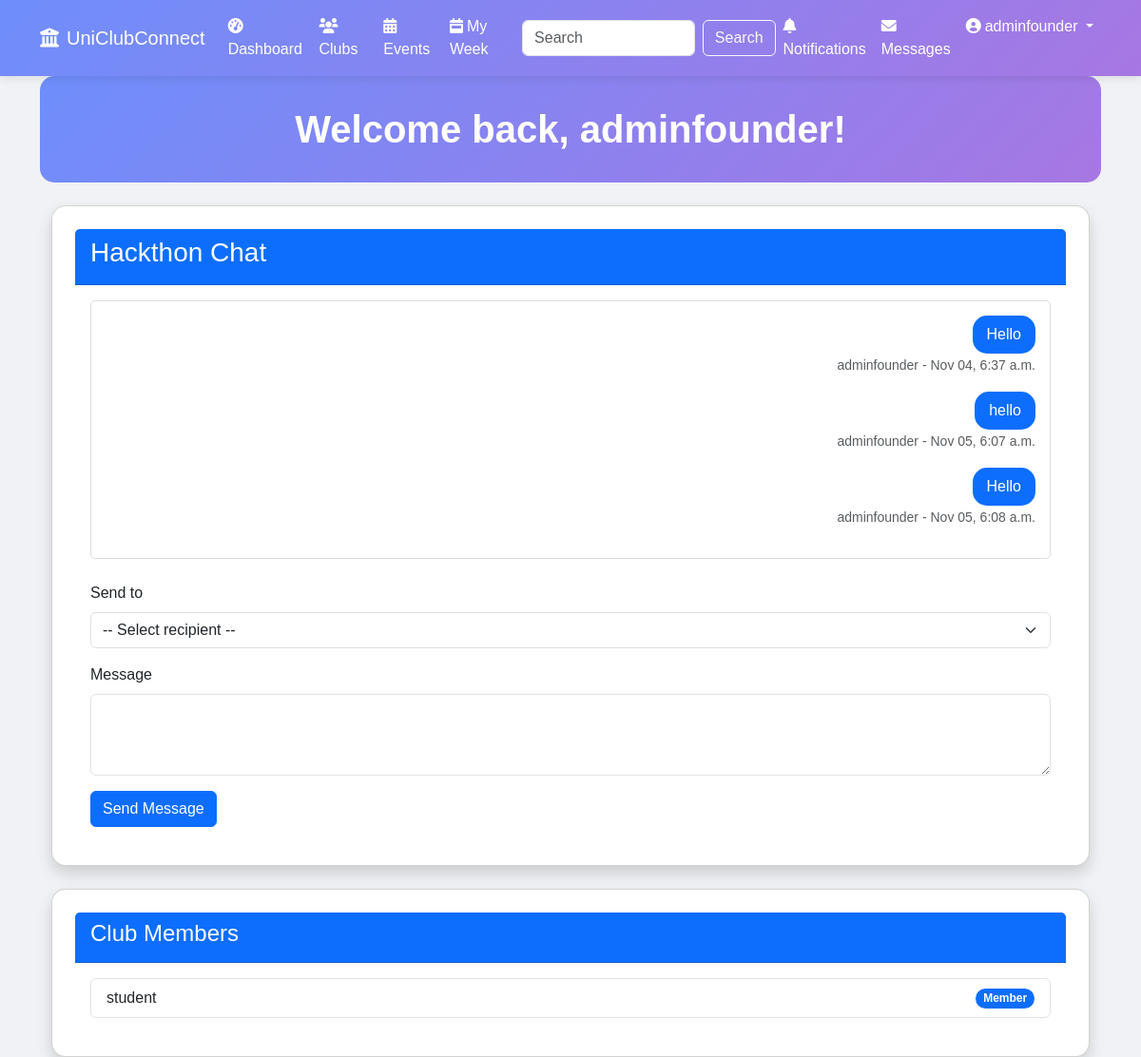
Screenshot of /clubs/1/chat/ (signed in) with the database file from the repository.
### accounts/models.py (models this page shows, shortened)
class User(AbstractUser):
    USER_TYPE_CHOICES = (
        ('admin', 'Admin'),
        ('student', 'Student'),
        ('founder', 'Founder'),
    )
    user_type = models.CharField(max_length=10, choices=USER_TYPE_CHOICES, default='student')
    profile_picture = models.ImageField(upload_to='profile_pics/', null=True, blank=True)
    department = models.CharField(max_length=100, blank=True)
    bio = models.TextField(blank=True)
    last_seen = models.DateTimeField(null=True, blank=True)

### clubs/models.py (models this page shows, shortened)
class Club(models.Model):
    name = models.CharField(max_length=100)
    short_description = models.CharField(max_length=200)
    long_description = models.TextField()
    domain_tags = models.CharField(max_length=200, help_text="Comma separated tags")
    founders = models.ManyToManyField(settings.AUTH_USER_MODEL, related_name='founded_clubs')
    president = models.ForeignKey(settings.AUTH_USER_MODEL, on_delete=models.SET_NULL, null=True, blank=True, related_name='club_president')
    vice_president = models.ForeignKey(settings.AUTH_USER_MODEL, on_delete=models.SET_NULL, null=True, blank=True, related_name='club_vice_president')
    faculty_advisor = models.CharField(max_length=100, blank=True)
    logo = models.ImageField(upload_to='club_logos/', null=True, blank=True)
    created_at = models.DateTimeField(auto_now_add=True)
    updated_at = models.DateTimeField(auto_now=True)
    favorited_by = models.ManyToManyField(settings.AUTH_USER_MODEL, related_name='favorite_clubs', blank=True)

class Message(models.Model):
    sender = models.ForeignKey(settings.AUTH_USER_MODEL, on_delete=models.CASCADE, related_name='sent_messages')
    receiver = models.ForeignKey(settings.AUTH_USER_MODEL, on_delete=models.CASCADE, related_name='received_messages')
    club = models.ForeignKey(Club, on_delete=models.CASCADE, null=True, blank=True)
    content = models.TextField()
    created_at = models.DateTimeField(auto_now_add=True)
    is_read = models.BooleanField(default=False)

class Membership(models.Model):
    STATUS_CHOICES = (
        ('pending', 'Pending'),
        ('approved', 'Approved'),
        ('rejected', 'Rejected'),
    )
    user = models.ForeignKey(settings.AUTH_USER_MODEL, on_delete=models.CASCADE)
    club = models.ForeignKey(Club, on_delete=models.CASCADE)
    status = models.CharField(max_length=10, choices=STATUS_CHOICES, default='pending')
    joined_at = models.DateTimeField(auto_now_add=True)
    class Meta:
        unique_together = ('user', 'club')

### clubs/views.py (the view, shortened to what this page needs)
# urls.py: path('<int:club_id>/chat/', views.club_chat, name='club_chat'),
@login_required
def club_chat(request, club_id):
    club = get_object_or_404(Club, id=club_id)
    is_founder = club.founders.filter(id=request.user.id).exists()
    is_member = Membership.objects.filter(user=request.user, club=club, status='approved').exists()
    if not (is_founder or is_member):
        messages.error(request, "You must be a founder or member to access the club chat.")
        return redirect('club_detail', club_id=club.id)
    members = Membership.objects.filter(club=club, status='approved')
    if is_founder:
        recipient_users = User.objects.filter(id__in=members.values_list('user_id', flat=True)) | User.objects.filter(user_type='admin')
    else:
        recipient_users = club.founders.all()
    recipient_users = recipient_users.distinct().order_by('username')
    messages_qs = Message.objects.filter(club=club).order_by('created_at')
    context = {
        'club': club,
        'members': members,
        'is_founder': is_founder,
        'recipient_users': recipient_users,
        'messages': messages_qs,
    }
    return render(request, 'clubs/club_chat.html', context)

### dashboard/context_processors.py (called while the page is built)
def notification_count(request):
    if request.user.is_authenticated:
        unread_count = Notification.objects.filter(user=request.user, is_read=False).count()
        return {
            'unread_notification_count': unread_count
        }
    return {
        'unread_notification_count': 0
    }

### sitetheme/context_processors.py (called while the page is built)
def theme_settings(request):
    try:
        settings = ThemeSettings.objects.get(pk=1)
    except ThemeSettings.DoesNotExist:
        settings = None
    return {'theme_settings': settings}

### templates/clubs/club_chat.html (shortened to what this page needs)
{% extends 'base.html' %}
{% block content %}
<div class="container mt-4">
    <div class="card shadow">
        <div class="card-header bg-primary text-white">
            <h3>{{ club.name }} Chat</h3>
        </div>
        <div class="card-body">
            <div class="chat-messages mb-4" style="max-height: 400px; overflow-y: auto; border: 1px solid #ddd; padding: 15px; border-radius: 5px;">
                {% for message in messages %}
                <div class="message {% if message.sender == user %}text-end{% endif %} mb-3">
                    <div class="message-content {% if message.sender == user %}bg-primary text-white{% else %}bg-light{% endif %}"
                         style="display: inline-block; padding: 8px 15px; border-radius: 15px; max-width: 80%;">
                        <p class="mb-0">{{ message.content }}</p>
                    </div>
                    <div class="message-info">
                        <small class="text-muted">{{ message.sender.username }} - {{ message.created_at|date:"M d, g:i a" }}</small>
                    </div>
                </div>
                {% empty %}
                <div class="text-center text-muted">
                    <p>No messages yet. Start the conversation!</p>
                </div>
                {% endfor %}
            </div>
            <form method="post">
                <div class="mb-3">
                    <label for="receiver_id" class="form-label">Send to</label>
                    <select id="receiver_id" name="receiver_id" class="form-select" required>
                        <option value="">-- Select recipient --</option>
                    </select>
                </div>
                <div class="mb-3">
                    <label for="content" class="form-label">Message</label>
                    <textarea id="content" name="content" class="form-control" rows="3" required></textarea>
                </div>
                <button type="submit" class="btn btn-primary">Send Message</button>
            </form>
        </div>
    </div>
    <div class="card shadow mt-4">
        <div class="card-header bg-primary text-white">
            <h4>Club Members</h4>
        </div>
        <div class="card-body">
            <ul class="list-group">
                {% for member in members %}
                <li class="list-group-item d-flex justify-content-between align-items-center">
                    {{ member.user.username }}
                    <span class="badge bg-primary rounded-pill">Member</span>
                </li>
                {% endfor %}
            </ul>
        </div>
    </div>
</div>
{% endblock %}

### templates/base.html (shortened to what this page needs)
{% load static %}
<!DOCTYPE html>
<html lang="en">
<head>
    <link href="https://cdn.jsdelivr.net/npm/bootstrap@5.3.0-alpha1/dist/css/bootstrap.min.css" rel="stylesheet">
    <link rel="stylesheet" href="https://cdnjs.cloudflare.com/ajax/libs/font-awesome/6.0.0/css/all.min.css">
    <link rel="stylesheet" href="{% static 'css/dynamic_theme.css' %}">
</head>
<body>
    <nav class="navbar navbar-expand-lg navbar-dark">
        <div class="container">
            <a class="navbar-brand" href="{% url 'home' %}">
                <i class="fas fa-university me-2"></i>UniClubConnect
            </a>
            <div class="collapse navbar-collapse" id="navbarNav">
                <ul class="navbar-nav me-auto">
                    <li class="nav-item">
                        <a class="nav-link" href="{% url 'dashboard' %}">
                            <i class="fas fa-tachometer-alt me-1"></i>Dashboard
                        </a>
                    </li>
                    <li class="nav-item">
                        <a class="nav-link" href="{% url 'manage_clubs' %}">
                            <i class="fas fa-users me-1"></i>Clubs
                        </a>
                    </li>
                    <li class="nav-item">
                        <a class="nav-link" href="{% url 'events' %}">
                            <i class="fas fa-calendar-alt me-1"></i>Events
                        </a>
                    </li>
                    <li class="nav-item">
                        <a class="nav-link" href="{% url 'my_week' %}">
                            <i class="fas fa-calendar-week me-1"></i>My Week
                        </a>
                    </li>
                </ul>
                <form class="d-flex me-auto" action="{% url 'search' %}" method="get">
                    <input class="form-control me-2" type="search" name="q" placeholder="Search" aria-label="Search">
                    <button class="btn btn-outline-light" type="submit">Search</button>
                </form>
                <ul class="navbar-nav">
                    <li class="nav-item">
                        <a class="nav-link notification-icon" href="{% url 'notifications' %}">
                            <i class="fas fa-bell me-1"></i>Notifications
                        </a>
                    </li>
                    <li class="nav-item">
                        <a class="nav-link message-icon" href="{% url 'chat' %}">
                            <i class="fas fa-envelope me-1"></i>Messages
                        </a>
                    </li>
                    {% if user.is_authenticated %}
                    <li class="nav-item dropdown">
                        <a class="nav-link dropdown-toggle" href="#" id="navbarDropdown" role="button" data-bs-toggle="dropdown" aria-expanded="false">
                            <i class="fas fa-user-circle me-1"></i>{{ user.username }}
                        </a>
                    </li>
                    {% endif %}
                </ul>
            </div>
        </div>
    </nav>
    <div class="container main-content">
        {% if user.is_authenticated %}
        <div class="header">
            <h1>Welcome back, {{ user.username }}!</h1>
        </div>
        {% endif %}
        {% block content %}{% endblock %}
    </div>
</body>
</html>

### static/css/dynamic_theme.css (style rules this page uses)
body { font-family: 'Poppins', sans-serif; background-color: #f0f2f5; color: #333; transition: background-color 0.3s, color 0.3s; }
.card { background: #fff; border-radius: 15px; box-shadow: 0 4px 20px rgba(0, 0, 0, 0.05); padding: 1.5rem; transition: transform 0.3s, box-shadow 0.3s; }
.header { background: linear-gradient(135deg, #6e8efb, #a777e3); color: #fff; padding: 2rem; border-radius: 15px; text-align: center; }
.header h1 { font-size: 2.5rem; font-weight: 700; margin: 0; }
.card, .header { animation: fadeIn 0.5s ease-out; }
.navbar { background: linear-gradient(135deg, #6e8efb, #a777e3); box-shadow: 0 2px 10px rgba(0, 0, 0, 0.1); }
.navbar-brand, .nav-link, .navbar-toggler-icon { color: #fff !important; }
.navbar-brand .fa-university, .nav-link .fas { color: #fff; transition: color 0.3s; }

### templates/clubs/club_chat.html (style rules this page uses)
.chat-messages { display: flex; flex-direction: column; }

### rows the page displays
User: username "adminfounder"
Club: name "Hackthon"
Message: content "Hello", sender.username "adminfounder", created_at "Nov 04, 6:37 a.m."
Message: content "hello", sender.username "adminfounder", created_at "Nov 05, 6:07 a.m."
Message: content "Hello", sender.username "adminfounder", created_at "Nov 05, 6:08 a.m."
Membership: user.username "student"
